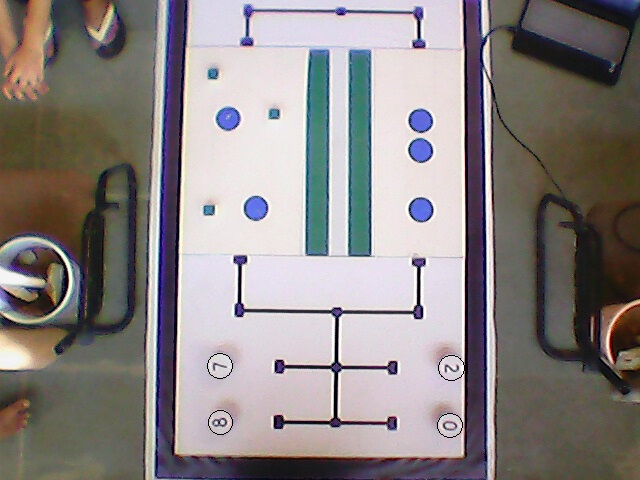
#> input picture EXPERIMENTATION/JustForFun/19.2.jpg, 640 x 480 px
$ python houghcircle.py   (older library calls are emulated)
#> lines starting #> are read from the running program, lines starting #| are printed output that depends on the picture; after the words box and inside, x2 and y2 are one past the last pixel; in counts of white or black regions, pixels touching at a corner belong together
# import the necessary packages
import numpy as np
import cv2

# construct the argument parser and parse the arguments

# load the image, clone it for output, and then convert it to grayscale
image = cv2.imread('19.2.jpg')
#> image is the input picture: shape (480, 640, 3); mean B, G, R 131.9, 132.5, 138.9
output = image.copy()
gray = cv2.cvtColor(image, cv2.COLOR_BGR2GRAY)
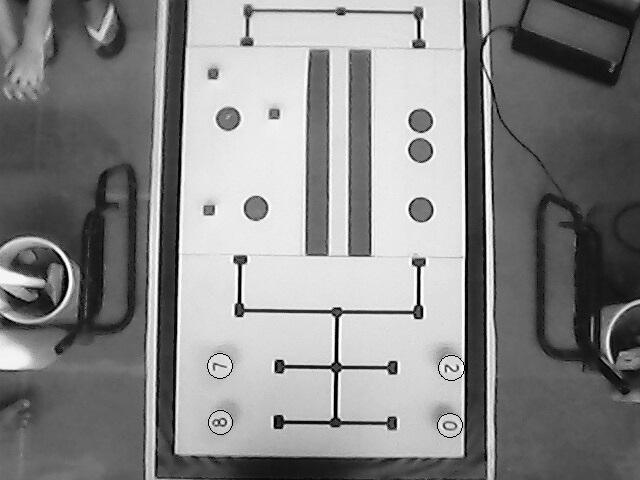
#> gray: shape (480, 640); min 0, max 255, mean 134.3
thresh = cv2.adaptiveThreshold(gray, 255, cv2.ADAPTIVE_THRESH_MEAN_C, cv2.THRESH_BINARY, 31, 10)
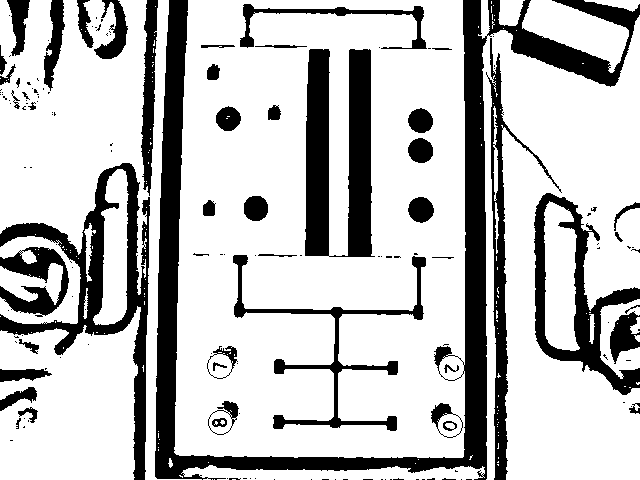
#> thresh: shape (480, 640); 75.4% white; 157 black regions (107 under 20 px), largest, box (x1, y1, x2, y2) and area: (155, 0, 640, 480) 27207, (0, 163, 150, 480) 9377, (305, 49, 375, 257) 9332
thresh = cv2.medianBlur(thresh,1)
# detect circles in the image
circles = cv2.HoughCircles(thresh, cv2.cv.CV_HOUGH_GRADIENT, 1.2, 100)
#> circles = [[312.6, 234.6, 221.9], [312.6, 120.6, 189], [378.6, 330.6, 127], [36.6, 210.6, 112.3]]

# ensure at least some circles were found
if circles is not None:
	# convert the (x, y) coordinates and radius of the circles to integers
	circles = np.round(circles[0, :]).astype("int")
#> circles = [[313, 235, 222], [313, 121, 189], [379, 331, 127], [37, 211, 112]]

	# loop over the (x, y) coordinates and radius of the circles
	for (x, y, r) in circles:
		# draw the circle in the output image, then draw a rectangle
		# corresponding to the center of the circle
		cv2.circle(output, (x, y), r, (0, 255, 0), 4)
		cv2.rectangle(output, (x - 5, y - 5), (x + 5, y + 5), (0, 128, 255), -1)
#> this loop made 4 passes
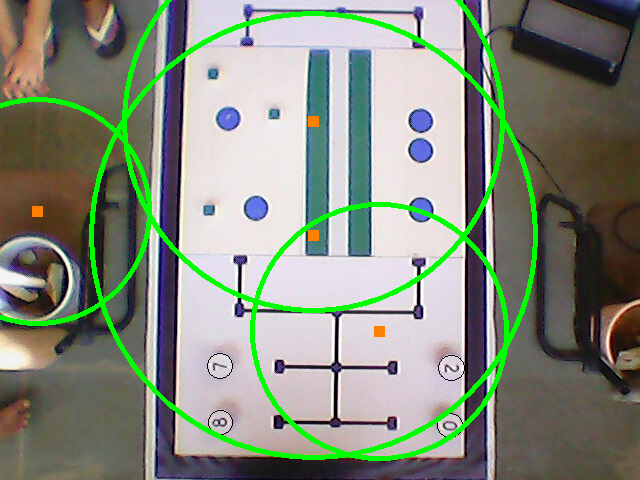
#> output: shape (480, 640, 3); 5.68% of pixels changed, all inside (x1, y1, x2, y2) = (0, 0, 538, 461)

	# show the output image
	cv2.imshow("output", np.hstack([image, output]))
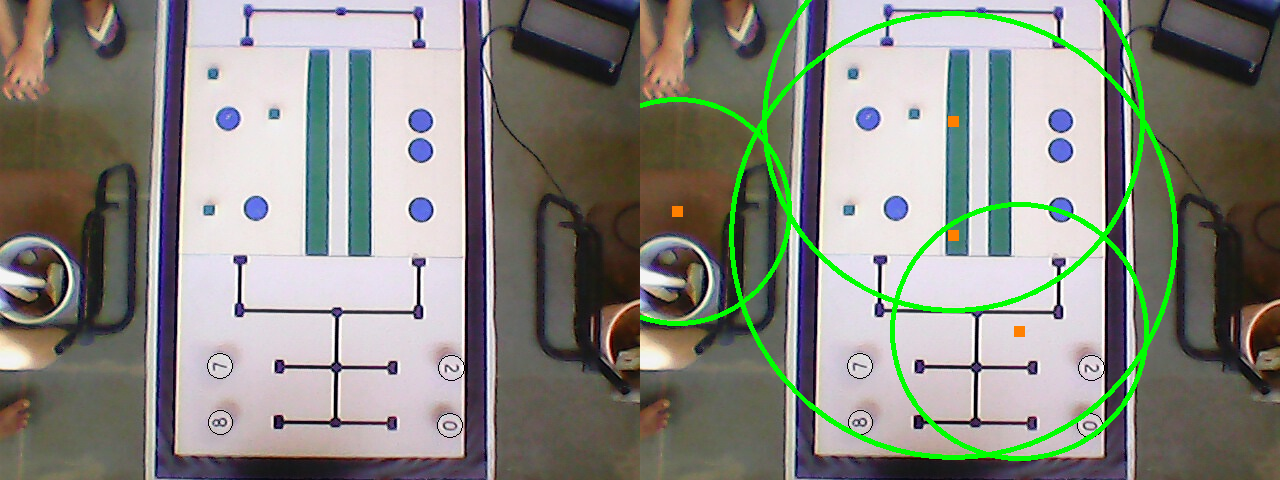
#> window 'output': shape (480, 1280, 3); mean B, G, R 128.1, 135.8, 135.2
	cv2.waitKey(0)

$ run again, with EXPERIMENTATION/JustForFun/1.jpg copied over EXPERIMENTATION/JustForFun/19.2.jpg
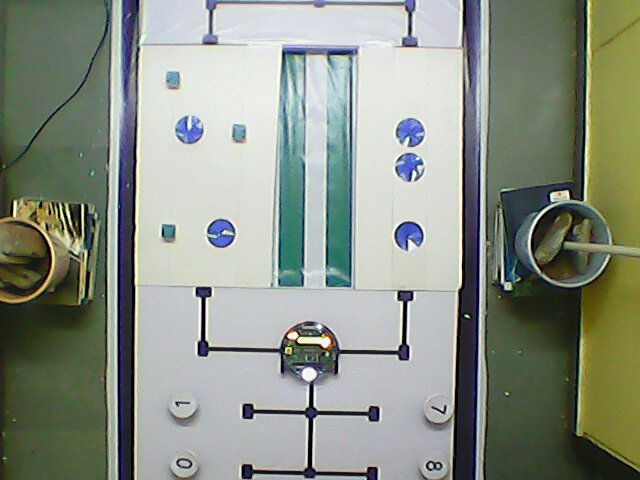
#> input picture EXPERIMENTATION/JustForFun/1.jpg, 640 x 480 px
#> image is the input picture: shape (480, 640, 3); mean B, G, R 133.2, 145.5, 138.5
#> `thresh = cv2.adaptiveThreshold(gray, 255, cv2.ADAPTIVE_THRESH_MEAN_C, ..`:
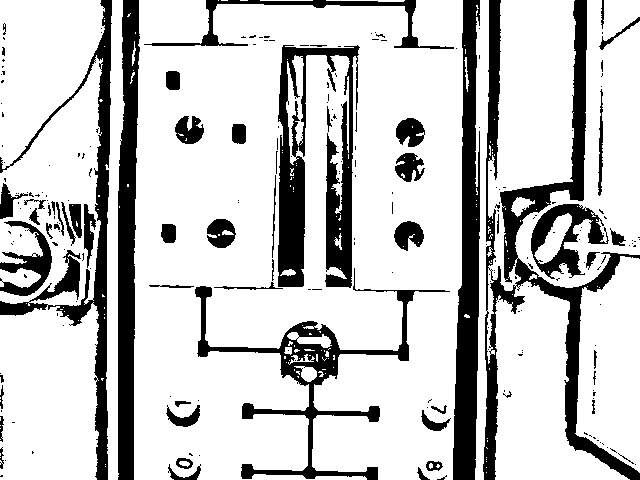
#> thresh: shape (480, 640); 78.4% white; 236 black regions (175 under 20 px), largest, box (x1, y1, x2, y2) and area: (483, 0, 640, 480) 12951, (278, 45, 360, 288) 9259, (453, 0, 480, 480) 8493
#> `circles = cv2.HoughCircles(thresh, cv2.cv.CV_HOUGH_GRADIENT, 1.2, 100)`: circles = [[258.6, 234.6, 235], [437.4, 210.6, 165.4], [174.6, 162.6, 122.4], [569.4, 243, 39.12], [413.4, 84.6, 85.92]]
#> `circles = np.round(circles[0, :]).astype("int")`: circles = [[259, 235, 235], [437, 211, 165], [175, 163, 122], [569, 243, 39], [413, 85, 86]]
#> the loop `for (x, y, r) in circles:` made 5 passes
#> `cv2.imshow("output", np.hstack([image, output]))`:
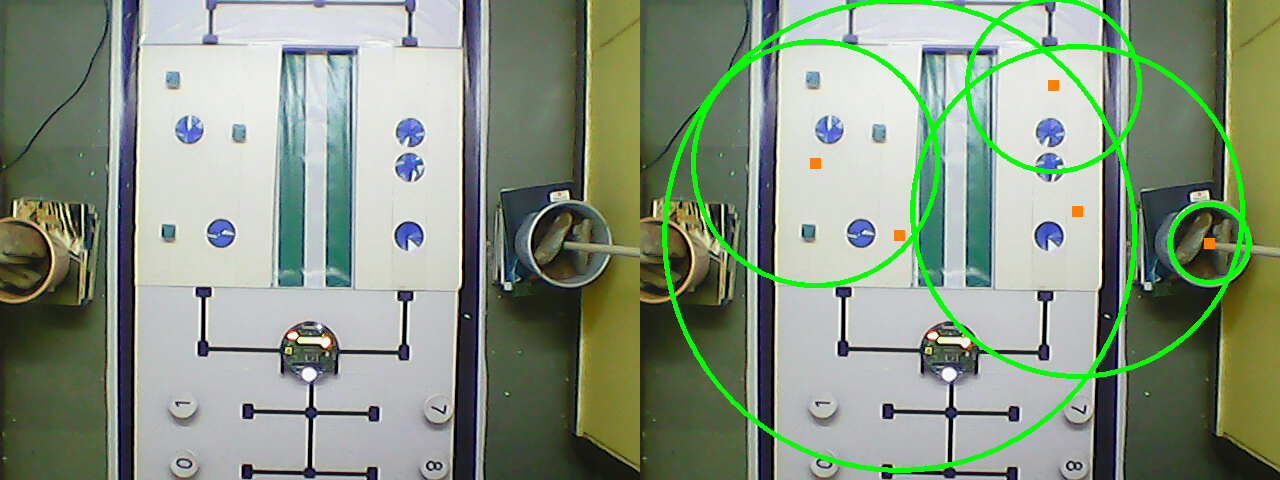
#> window 'output': shape (480, 1280, 3); mean B, G, R 128.6, 148.9, 134.2
